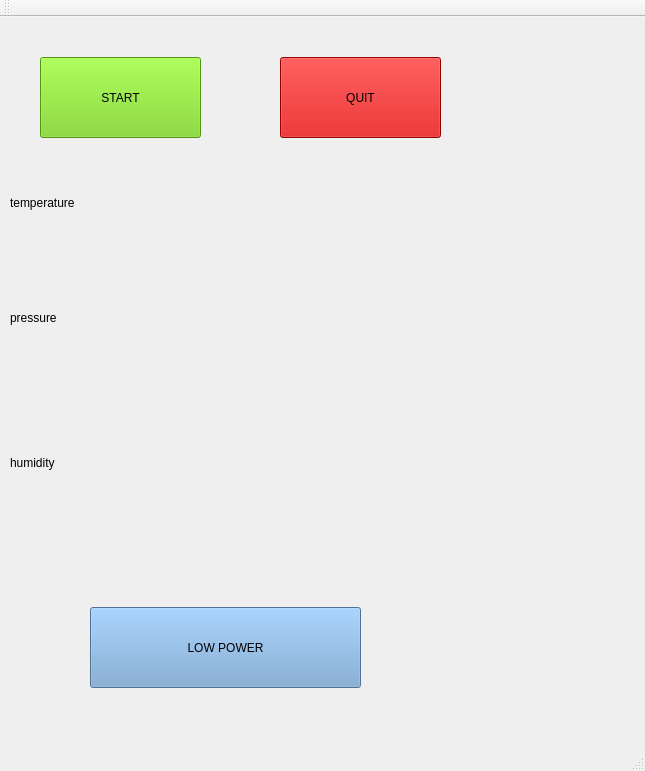
<?xml version="1.0" encoding="UTF-8"?>
<ui version="4.0">
 <class>MainWindow</class>
 <widget class="QMainWindow" name="MainWindow">
  <property name="geometry">
   <rect>
    <x>0</x>
    <y>0</y>
    <width>645</width>
    <height>771</height>
   </rect>
  </property>
  <property name="windowTitle">
   <string>MainWindow</string>
  </property>
  <widget class="QWidget" name="centralWidget">
   <widget class="QLabel" name="label">
    <property name="geometry">
     <rect>
      <x>10</x>
      <y>160</y>
      <width>511</width>
      <height>51</height>
     </rect>
    </property>
    <property name="text">
     <string>temperature</string>
    </property>
   </widget>
   <widget class="QLabel" name="label_2">
    <property name="geometry">
     <rect>
      <x>10</x>
      <y>270</y>
      <width>511</width>
      <height>61</height>
     </rect>
    </property>
    <property name="text">
     <string>pressure</string>
    </property>
   </widget>
   <widget class="QLabel" name="label_3">
    <property name="geometry">
     <rect>
      <x>10</x>
      <y>400</y>
      <width>511</width>
      <height>91</height>
     </rect>
    </property>
    <property name="text">
     <string>humidity</string>
    </property>
   </widget>
   <widget class="QPushButton" name="pushButton_2">
    <property name="geometry">
     <rect>
      <x>280</x>
      <y>40</y>
      <width>161</width>
      <height>81</height>
     </rect>
    </property>
    <property name="styleSheet">
     <string notr="true">background-color: rgb(204, 0, 0);</string>
    </property>
    <property name="text">
     <string>QUIT</string>
    </property>
   </widget>
   <widget class="QPushButton" name="pushButton_3">
    <property name="geometry">
     <rect>
      <x>90</x>
      <y>590</y>
      <width>271</width>
      <height>81</height>
     </rect>
    </property>
    <property name="styleSheet">
     <string notr="true">background-color: rgb(114, 159, 207);</string>
    </property>
    <property name="text">
     <string>LOW POWER</string>
    </property>
   </widget>
   <widget class="QPushButton" name="pushButton_4">
    <property name="geometry">
     <rect>
      <x>40</x>
      <y>40</y>
      <width>161</width>
      <height>81</height>
     </rect>
    </property>
    <property name="styleSheet">
     <string notr="true">background-color: rgb(115, 210, 22);</string>
    </property>
    <property name="text">
     <string>START</string>
    </property>
   </widget>
  </widget>
  <widget class="QMenuBar" name="menuBar">
   <property name="geometry">
    <rect>
     <x>0</x>
     <y>0</y>
     <width>645</width>
     <height>22</height>
    </rect>
   </property>
  </widget>
  <widget class="QToolBar" name="mainToolBar">
   <attribute name="toolBarArea">
    <enum>TopToolBarArea</enum>
   </attribute>
   <attribute name="toolBarBreak">
    <bool>false</bool>
   </attribute>
  </widget>
  <widget class="QStatusBar" name="statusBar"/>
 </widget>
 <layoutdefault spacing="6" margin="11"/>
 <resources/>
 <connections>
  <connection>
   <sender>pushButton_2</sender>
   <signal>clicked()</signal>
   <receiver>MainWindow</receiver>
   <slot>close()</slot>
   <hints>
    <hint type="sourcelabel">
     <x>318</x>
     <y>149</y>
    </hint>
    <hint type="destinationlabel">
     <x>541</x>
     <y>148</y>
    </hint>
   </hints>
  </connection>
 </connections>
 <slots>
  <slot>slot1()</slot>
 </slots>
</ui>
